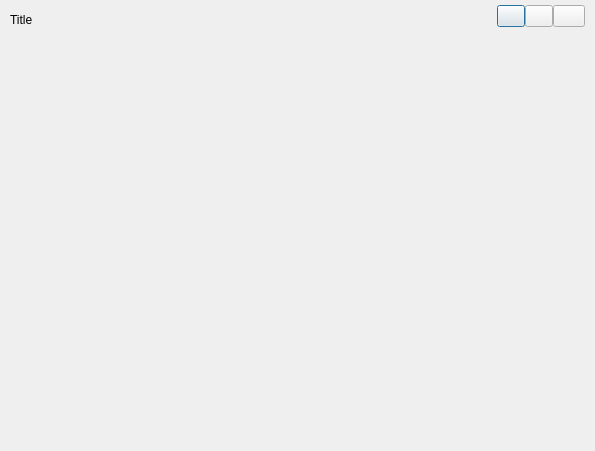
<?xml version="1.0" encoding="UTF-8"?>
<ui version="4.0">
 <class>ZDialogBase</class>
 <widget class="QDialog" name="ZDialogBase">
  <property name="geometry">
   <rect>
    <x>0</x>
    <y>0</y>
    <width>595</width>
    <height>451</height>
   </rect>
  </property>
  <property name="windowTitle">
   <string>ZDialogBase</string>
  </property>
  <layout class="QGridLayout" name="gridLayout">
   <property name="leftMargin">
    <number>0</number>
   </property>
   <property name="topMargin">
    <number>0</number>
   </property>
   <property name="rightMargin">
    <number>0</number>
   </property>
   <property name="bottomMargin">
    <number>0</number>
   </property>
   <item row="0" column="0">
    <widget class="QWidget" name="wgt_main" native="true">
     <property name="styleSheet">
      <string notr="true">#wgt_main {
	border: 5px;	
	border-image: url(:/images/bg_dlg_main.png) 5;
}</string>
     </property>
     <layout class="QVBoxLayout" name="verticalLayout">
      <property name="spacing">
       <number>0</number>
      </property>
      <property name="leftMargin">
       <number>5</number>
      </property>
      <property name="topMargin">
       <number>5</number>
      </property>
      <property name="rightMargin">
       <number>5</number>
      </property>
      <property name="bottomMargin">
       <number>5</number>
      </property>
      <item>
       <widget class="QWidget" name="wgt_title" native="true">
        <property name="sizePolicy">
         <sizepolicy hsizetype="Preferred" vsizetype="Fixed">
          <horstretch>0</horstretch>
          <verstretch>0</verstretch>
         </sizepolicy>
        </property>
        <property name="minimumSize">
         <size>
          <width>0</width>
          <height>30</height>
         </size>
        </property>
        <property name="maximumSize">
         <size>
          <width>16777215</width>
          <height>30</height>
         </size>
        </property>
        <property name="styleSheet">
         <string notr="true">#wgt_title {border-image: url(:/images/bg_title.png);}</string>
        </property>
        <layout class="QHBoxLayout" name="horizontalLayout">
         <property name="spacing">
          <number>0</number>
         </property>
         <property name="leftMargin">
          <number>5</number>
         </property>
         <property name="topMargin">
          <number>0</number>
         </property>
         <property name="rightMargin">
          <number>5</number>
         </property>
         <property name="bottomMargin">
          <number>0</number>
         </property>
         <item>
          <widget class="QLabel" name="lbl_title">
           <property name="text">
            <string notr="true">Title</string>
           </property>
          </widget>
         </item>
         <item>
          <spacer name="horizontalSpacer">
           <property name="orientation">
            <enum>Qt::Horizontal</enum>
           </property>
           <property name="sizeHint" stdset="0">
            <size>
             <width>40</width>
             <height>20</height>
            </size>
           </property>
          </spacer>
         </item>
         <item alignment="Qt::AlignTop">
          <widget class="QPushButton" name="btn_min">
           <property name="sizePolicy">
            <sizepolicy hsizetype="Fixed" vsizetype="Fixed">
             <horstretch>0</horstretch>
             <verstretch>0</verstretch>
            </sizepolicy>
           </property>
           <property name="minimumSize">
            <size>
             <width>28</width>
             <height>22</height>
            </size>
           </property>
           <property name="maximumSize">
            <size>
             <width>28</width>
             <height>22</height>
            </size>
           </property>
           <property name="styleSheet">
            <string notr="true">#btn_min {border-image: url(:/images/btn_dlg_min.png);}
#btn_min:hover {border-image: url(:/images/btn_dlg_min_hover.png);}
#btn_min:pressed {border-image: url(:/images/btn_dlg_min_pressed.png);}</string>
           </property>
           <property name="text">
            <string/>
           </property>
          </widget>
         </item>
         <item alignment="Qt::AlignTop">
          <widget class="QPushButton" name="btn_max">
           <property name="sizePolicy">
            <sizepolicy hsizetype="Fixed" vsizetype="Fixed">
             <horstretch>0</horstretch>
             <verstretch>0</verstretch>
            </sizepolicy>
           </property>
           <property name="minimumSize">
            <size>
             <width>28</width>
             <height>22</height>
            </size>
           </property>
           <property name="maximumSize">
            <size>
             <width>28</width>
             <height>22</height>
            </size>
           </property>
           <property name="styleSheet">
            <string notr="true">#btn_max {border-image: url(:/images/btn_dlg_max.png);}
#btn_max:hover {border-image: url(:/images/btn_dlg_max_hover.png);}
#btn_max:pressed {border-image: url(:/images/btn_dlg_max_pressed.png);}</string>
           </property>
           <property name="text">
            <string/>
           </property>
          </widget>
         </item>
         <item alignment="Qt::AlignTop">
          <widget class="QPushButton" name="btn_close">
           <property name="sizePolicy">
            <sizepolicy hsizetype="Fixed" vsizetype="Fixed">
             <horstretch>0</horstretch>
             <verstretch>0</verstretch>
            </sizepolicy>
           </property>
           <property name="minimumSize">
            <size>
             <width>32</width>
             <height>22</height>
            </size>
           </property>
           <property name="maximumSize">
            <size>
             <width>32</width>
             <height>22</height>
            </size>
           </property>
           <property name="styleSheet">
            <string notr="true">#btn_close {border-image: url(:/images/btn_dlg_close.png);}
#btn_close:hover {border-image: url(:/images/btn_dlg_close_hover.png);}
#btn_close:pressed {border-image: url(:/images/btn_dlg_close_pressed.png);}</string>
           </property>
           <property name="text">
            <string/>
           </property>
          </widget>
         </item>
        </layout>
       </widget>
      </item>
      <item>
       <widget class="QWidget" name="wgt_content" native="true"/>
      </item>
     </layout>
    </widget>
   </item>
  </layout>
 </widget>
 <layoutdefault spacing="6" margin="11"/>
 <resources/>
 <connections>
  <connection>
   <sender>btn_min</sender>
   <signal>clicked()</signal>
   <receiver>ZDialogBase</receiver>
   <slot>showMinimized()</slot>
   <hints>
    <hint type="sourcelabel">
     <x>307</x>
     <y>15</y>
    </hint>
    <hint type="destinationlabel">
     <x>195</x>
     <y>131</y>
    </hint>
   </hints>
  </connection>
  <connection>
   <sender>btn_close</sender>
   <signal>clicked()</signal>
   <receiver>ZDialogBase</receiver>
   <slot>close()</slot>
   <hints>
    <hint type="sourcelabel">
     <x>365</x>
     <y>15</y>
    </hint>
    <hint type="destinationlabel">
     <x>195</x>
     <y>131</y>
    </hint>
   </hints>
  </connection>
 </connections>
</ui>
